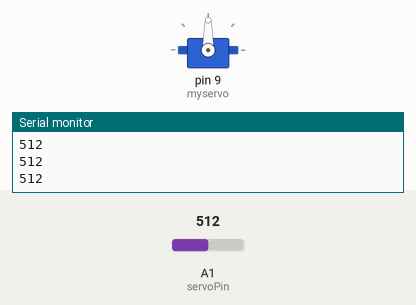
Simulated run of this sketch. Board: Arduino Uno, built with avr-gcc and run on an emulated ATmega328P. On the bench: servo, the last lines printed to the serial monitor. Inputs (shaded band) come from the test bench; at power-on: A1 (servoPin) = 512.

Above: at 1.2 s.
1.3 s: A1 (servoPin) set to 716
At 2.5 s:
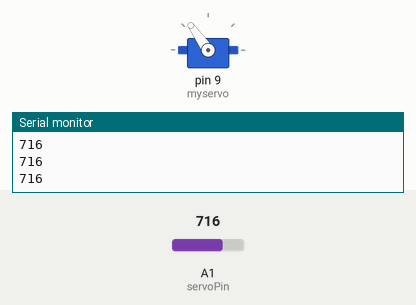
2.8 s: A1 (servoPin) set to 900
At 3.7 s:
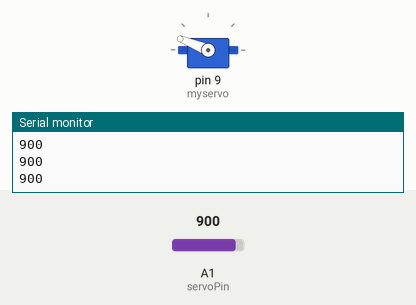
4.3 s: A1 (servoPin) set to 1023
At 4.7 s:
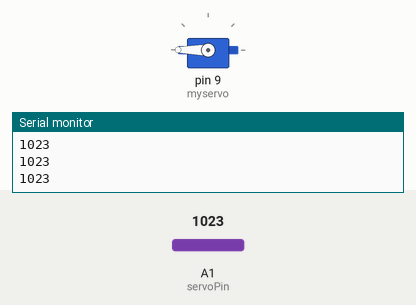
5.8 s: A1 (servoPin) set to 306
At 6.9 s:
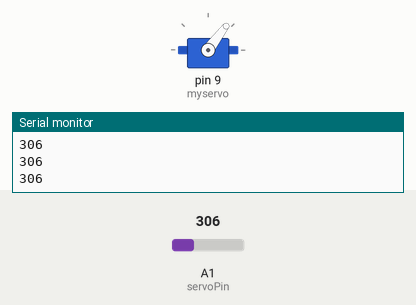
7.3 s: A1 (servoPin) set to 122
At 7.9 s:
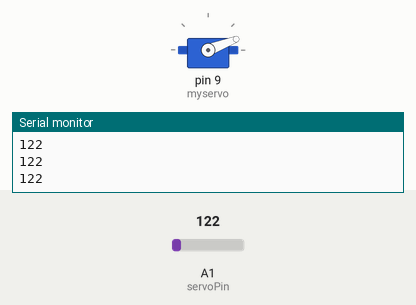
8.8 s: A1 (servoPin) set to 0
At 10.0 s:
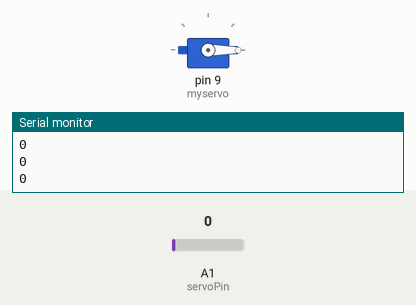
Timing chart, 0 to 11.3 s (numbered marks = the images above; inputs shaded):
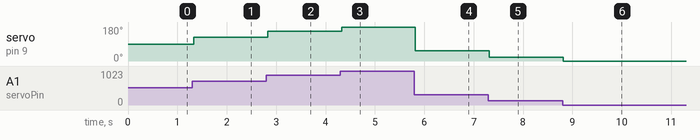

The sketch:

servo_learining_partII.ino
```cpp
//Su dung bien tro de dieu khien goc quay cua servo
#include<Servo.h>
Servo myservo;
int servoPin = A1;
int val;
void setup() {
  pinMode(servoPin,INPUT);
  myservo.attach(9);
  Serial.begin(9600);
}

void loop() {
  val = analogRead(servoPin);
  Serial.println(val);
  val = map(val,0,1023,0,180);
  //chuyen doi khoang gia tri doc tu bien tro thanh gia tri goc quay
  myservo.write(val);
  delay(40);

}
```

Measured:
- after the input at 1.3 s, servo on pin 9 (myservo): 90° → 125° at once
- after the input at 2.8 s, servo on pin 9 (myservo): 125° → 158° at once
- after the input at 4.3 s, servo on pin 9 (myservo): 158° → 180° at once
- after the input at 5.8 s, servo on pin 9 (myservo): 180° → 53° at once
- after the input at 7.3 s, servo on pin 9 (myservo): 53° → 21° at once
- after the input at 8.8 s, servo on pin 9 (myservo): 21° → 0° at once
